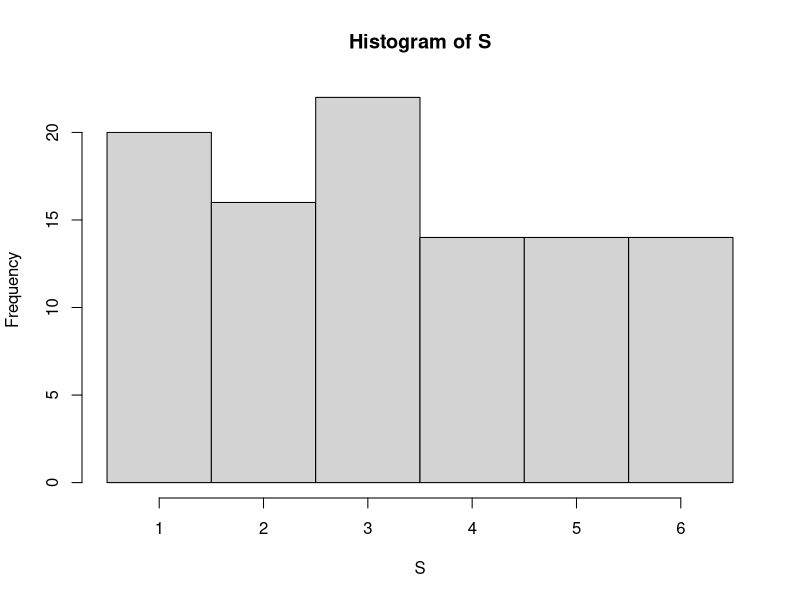
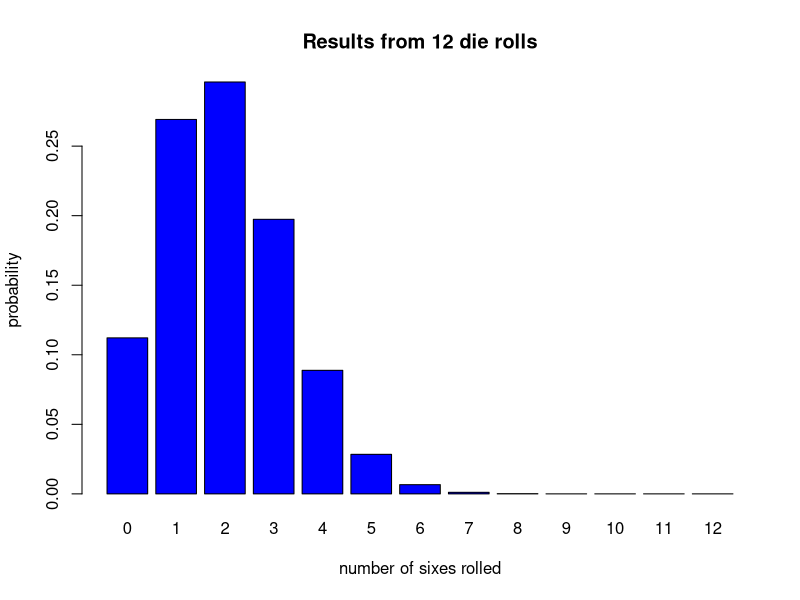
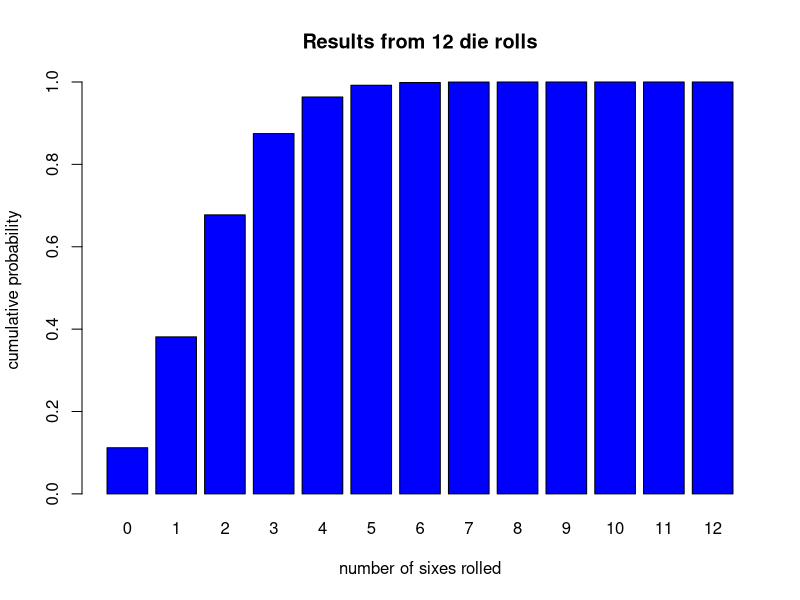
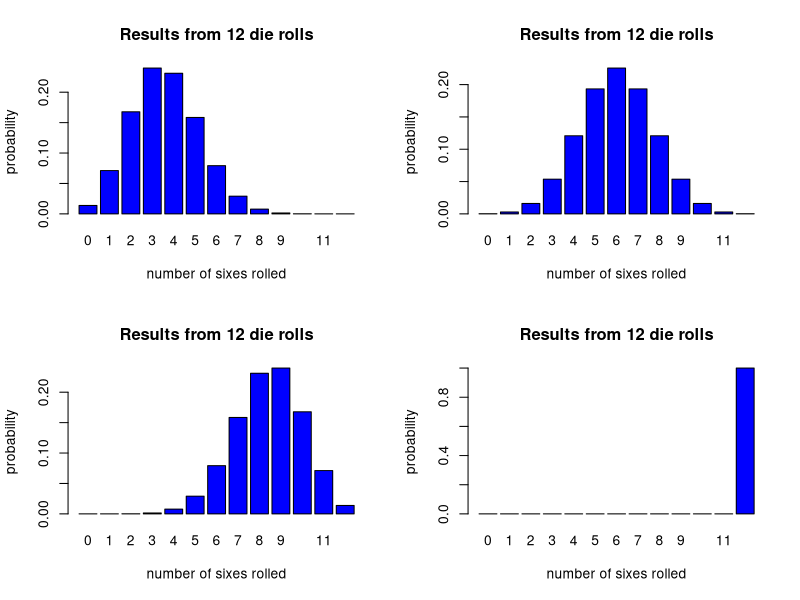
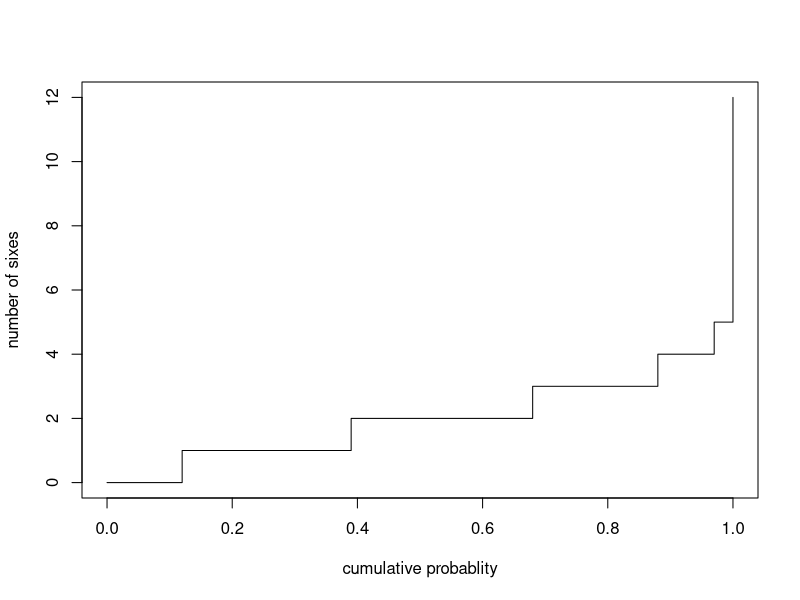
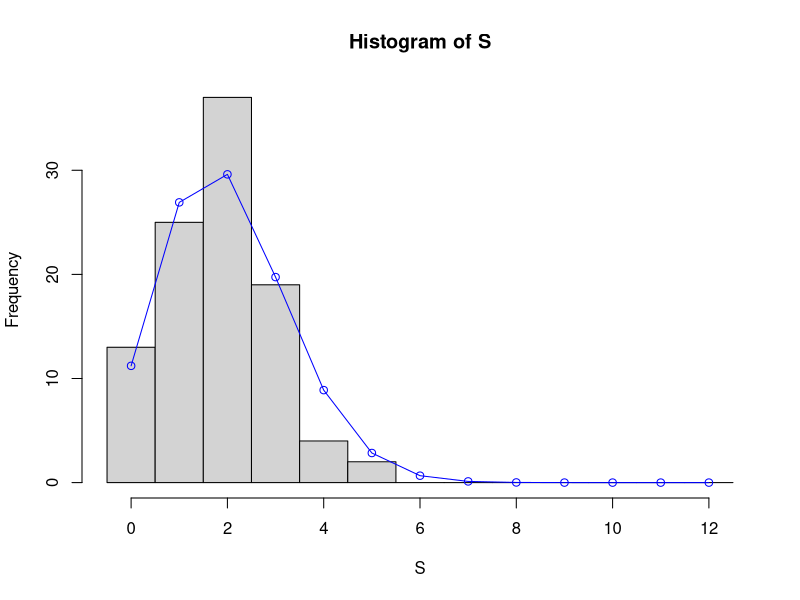
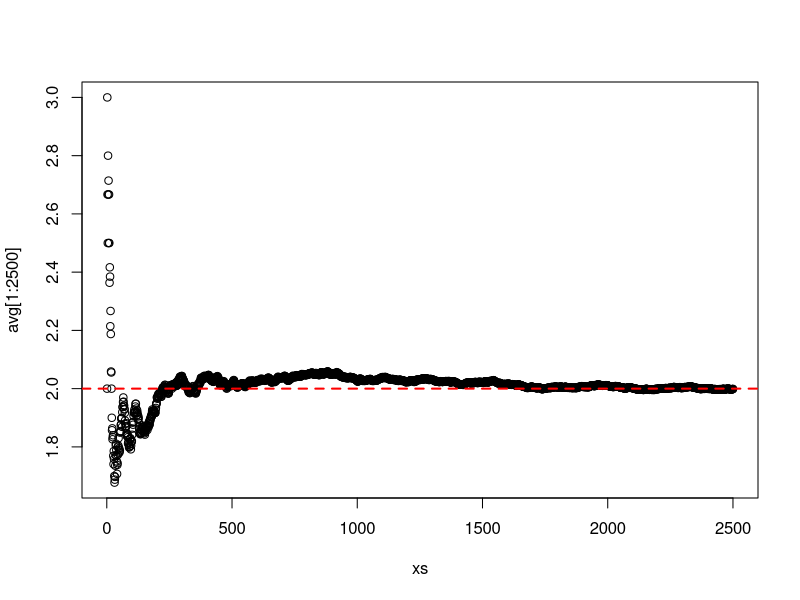
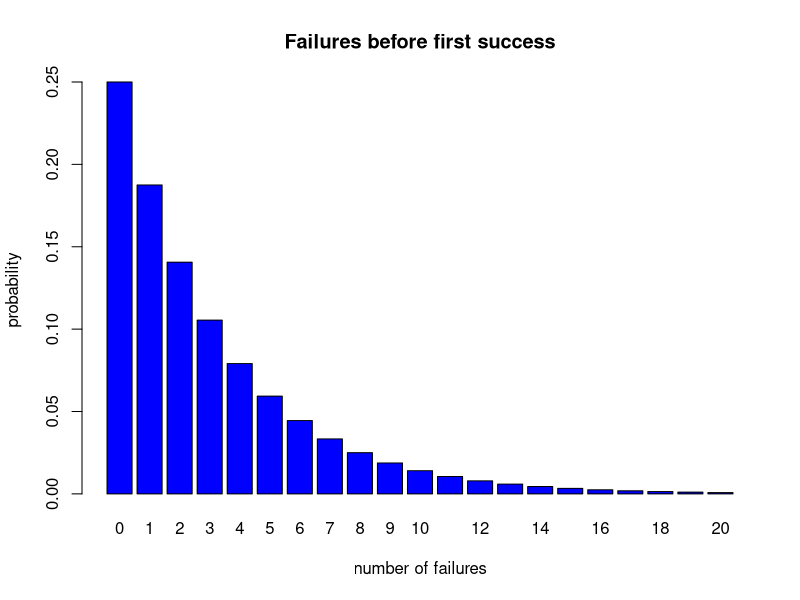

The R script that drew these images, in order: (Note: this script raises an error after producing the figures.)
# Probability distributions

## The discrete uniform distribution

### Rolling a die
D <- seq(1,6, by=1) # = seq(1,6) = 1:6 = c(1,2,3,4,5,6)

### Computing theoretical probabilities
#### Probability <= 4
length(D[D<=4])/length(D)

#### Probability == 3
length(D[D==3])/length(D)

#### Probability > 2
length(D[D>2])/length(D)

#### Probability <2 or >5
length(D[D<2 | D>5])/length(D)

#### Probability =2 and = 3
length(D[D==2 & D==3])/length(D)

### Computing theoretical moments

### Simulating outcomes
set.seed(77)
S <- sample(D, size=100, replace=TRUE)
S
table(S)
hist(S, breaks=(0.5:6.5))


### Computing empirical probabilities
#### Probability <= 4
length(S[S<=4])/length(S)

#### Probability == 3
length(S[S==3])/length(S)

#### Probability > 2
length(S[S>2])/length(S)

#### Probability <2 or >5
length(S[S<2 | S>5])/length(S)

#### Probability =2 and = 3
length(S[S==2 & S==3])/length(S)

### Computing empirical moments
mean(S)

median(S)

var(S)

sd(S)

skew <- sum((S - mean(S))^3)/length(S)
skew

coef_skew <- skew/(sd(S)^3)
coef_skew

## The binomial distribution

### X = "the number of sixes obtained when a fair die is thrown twelve times"
n <- 12
p <- 1/6

### Computing theoretical probabilities

#### P(X=4)
x <- 4
dbinom(x, n, p)

#### P(X=4 or X = 6)
sum(dbinom(c(4,6), n, p))

#### P(X <= 4)
sum(dbinom(0:4, n, p))
pbinom(4,n,p)

#### P(X < 4) = P(X <= 3)
pbinom(3,n,p)

#### P(X > 2)
sum(dbinom(3:12, n, p))
1 - pbinom(2, n, p)
pbinom(2, n, p, lower.tail=FALSE)

#### P(X >= 9) = 1 - P(X < 9) = 1 - P(X <= 8)
1 - pbinom(8, n, p)
pbinom(8, n, p, lower.tail = FALSE)

### Visualizing the distribution
#### varying x, constant p
xs <- 0:12
barplot(dbinom(xs,n,p),
        names=xs,
        xlab="number of sixes rolled",
        ylab="probability",
        main="Results from 12 die rolls",
        col="blue")

barplot(pbinom(xs,n,p),
        names=xs,
        xlab="number of sixes rolled",
        ylab="cumulative probability",
        main="Results from 12 die rolls",
        col="blue")

#### Varying x, varying p
par(mfrow=c(2,2))  #top left, top right, bot left, bot right

p <- 0.3
barplot(dbinom(xs,n,p),
        names=xs,
        xlab="number of sixes rolled",
        ylab="probability",
        main="Results from 12 die rolls",
        col="blue")

p <- 0.5
barplot(dbinom(xs,n,p),
        names=xs,
        xlab="number of sixes rolled",
        ylab="probability",
        main="Results from 12 die rolls",
        col="blue")

p <- 0.7
barplot(dbinom(xs,n,p),
        names=xs,
        xlab="number of sixes rolled",
        ylab="probability",
        main="Results from 12 die rolls",
        col="blue")

p <- 1
barplot(dbinom(xs,n,p),
        names=xs,
        xlab="number of sixes rolled",
        ylab="probability",
        main="Results from 12 die rolls",
        col="blue")
par(mfrow=c(1,1))

### Computing theoretical moments
#### Computing the mean
n <- 12
p <- 1/6
xs <- 0:12
sum(xs * dbinom(xs, n, p))

### Computing quantiles
n <- 12
p <- 1/6

#### P(X <= 4)
pbinom(4, n, p)
#### Find x such that P(X <= x) = 0.96365
qbinom(0.9636499, n, p)

#### Find x such that P(X <= x) = 0.9
qbinom(0.899, n, p)
#### check
c(pbinom(3, n, p), pbinom(4, n, p))

#### Find x such that P(X > x) = 0.6
qbinom(1-0.599, n, p)
qbinom(0.599, n, p, lower.tail = FALSE)
#### check
c(pbinom(1, n, p), pbinom(2, n, p))

#### Computing the median i.e. find x : P(X <= x) = 0.5
qbinom(0.499, n, p)
c(pbinom(1, n, p), pbinom(2, n, p))

#### Find the interquartile range i.e. difference between upper and lower quartile)
qbinom(0.7499, n, p) - qbinom(0.2499, n, p)

### Quantile step graph
probs <- seq(0, 1, by=0.01)
probs
plot(probs,
     qbinom(probs, n, p),
     type="s",
     xlab="cumulative probablity",
     ylab="number of sixes")

### Simulating outcomes
n <- 12
p <- 1/6

set.seed(31)
trials <- 100 # sample size sampN?
S <- rbinom(trials, n, p)
S
table(S)
hist(S, breaks=(-0.5:12.5))
xs <- 0:12
lines(xs, trials * dbinom(xs, n, p), type="o", col="blue")

### Computing empirical probabilities
#### P(X = x)
table(S) / length(S)
#### check
round(dbinom(0:12, n, p), 2)

#### P(X <= 2)
c(length(S[S<=2]) / length(S), pbinom(2, n, p))

#### P(X > 4)
c(length(S[S>4]) / length(S), 1-pbinom(4, n, p))

### Computing empirical moments

#### The mean
c(mean(S), n * p)

#### The median
c(median(S), qbinom(0.499, n, p))

#### The interquartile range
c(quantile(S, 0.75)-quantile(S, 0.25), qbinom(0.7499, n, p)-qbinom(0.2499, n, p))

#### The variance
c(var(S), n * p * (1 - p))

#### The coefficient of skewness (+ve skewed as tail is in +ve direction)
skew <- sum((S - mean(S))^3) / length(S) # third central moment
c(skew / sd(S)^3, (1 - 2 * p) / sqrt( n * p * (1 - p)))

### Long-term trend of the mean
n <- 12
p <- 1/6

set.seed(31)
S <- rbinom(2500, n, p)
table(S)

avg <- rep(0, 2500)
for (k in 1:2500) {
  avg[k] <- mean(S[1:k])
}

xs <- 1:2500
plot(xs, avg[1:2500])
abline(h = 2, col="red", lty = 2, lwd = 2)

## The geometric distribution

# X = "the total number of phone calls made to obtain the first sale"
# X ~ Geo1(p) where p is the probability that a phone call leads to a sale.
p <- 0.25
x <- 3

# P(X = 3)
(1 - p)^(x - 1) * p

# Y = the number of phone calls before the first sale
# Y ~ Geo2(p)
# Y = X - 1
y <- x - 1

# P(X = 3) = P(X = 2 + 1) = P(X - 1 = 2) = P(Y = 2)
(1 - p)^y * p
dgeom(y, p)

### Visualization
ys <- 0:20
p <- 0.25

barplot(dgeom(ys, p),
        names=ys,
        xlab="number of failures",
        ylab="probability",
        main="Failures before first success",
        col="blue")

barplot(dgeom(ys+1, p),
        names=ys+1,
        xlab="number of trials i.e. phone calls",
        ylab="probability",
        main="Trials until first success",
        col="blue")

#### Varying x, varying p
par(mfrow=c(2,2))  #top left, top right, bot left, bot right

for (k in c(0.2, 0.4, 0.6, 0.8)) {
  barplot(dgeom(ys, p=k),
          names=ys,
          xlab="number of failures",
          ylab="probability",
          main=k,
          col="blue")
}

par(mfrow=c(1,1))

plot(ys, pgeom(ys, p=0.25), type="s")

### Computing theoretical probabilities
p <- 0.25

# P(1 <= X <= 3) = P(0 <= Y <= 2)
pgeom(2,p)

# P(Y > 4)
1 - pgeom(4,p)

### Computing theoretical moments
p <- 0.25

# E(Y)
ys <- 0:100
c(sum(ys * dgeom(ys,p)), (1 - p)/p)

### Computing quantiles
p <- 0.25

#Find y such that P(Y <= y) = 0.7
qgeom(0.699, p)
#check
c(pgeom(3,p), pgeom(4,p))

#Find the median
c(pgeom(1,p), pgeom(qgeom(0.499, p), p), pgeom(2,p))

### Simulations
p <- 0.25

set.seed(43)
S <- rgeom(500, p)
S
table(S)
hist(S, breaks = (-0.5:21.5))
ys <- 0:21
lines(ys, 500*dgeom(ys,p), type="o", col="blue")

### Computing empirical probabilities
p <- 0.25

#P(Y=y)
table(S)/length(S)
round(dgeom(0:21, p), 3)

#P(Y <= 2)
c(length(S[S<=2])/length(S), pgeom(2,p))

#P(Y > 4)
c(length(S[S>4])/length(S), 1-pgeom(4,p))

### Computing empirical moments
p <- 0.25

#The mean
c(mean(S), (1 - p)/p)

#The upper quartile
c(quantile(S, 0.75), qgeom(0.7499, p))

### The long-term trend of the mean
p <- 0.25

avg <- rep(0, 500)

xs <- 1:500

for (k in xs) {
  avg[k] <- mean(S[1:k])
}


plot(xs, avg)
abline(h=(1 - p)/p, col="red", lty=2, lwd=2)

## The negative binomial distribution
# X = "the total number of phone calls made to obtain the first sale"
# X ~ Geo1(p) where p is the probability that a phone call leads to 1 sale.
# X = "the total number of phone calls made to obtain the k sale"
# X ~ NBin1(k, p) 
# Geo1(p) = NBin1(1, p)
p <- 0.25
k <- 3

# Y = the number of failures made to obtain the k sales
# Y ~ NBin2(k, p)
# Y = X - k


#P(X = 5) = P(X = 2 + 3) = P(X - 3 = 2) = P(Y = 2)
x <- 5
y <- x - k
dnbinom(y, k, p)

### Visualization
ys <- 0:32
k <- 3
p <- 0.25

barplot(dnbinom(ys, k, p),
        names=ys,
        xlab="number of failures",
        ylab="probability",
        main="Failures before third success",
        col="blue")

#### Varying y, varying p
par(mfrow=c(2,2))  #top left, top right, bot left, bot right

for (j in c(0.2, 0.4, 0.6, 0.8)) {
  barplot(dnbinom(ys, k, p=j),
          names=ys,
          xlab="number of failures",
          ylab="probability",
          main=j,
          col="blue")
}

par(mfrow=c(1,1))

#Step graph
plot(ys, pnbinom(ys, k, p), type="s")

### Computing theoretical probabilities
k <- 3
p <- 0.25

# P(3 <= X <= 5) = P(0 <= Y <= 2)
pnbinom(2, k, p)

# P(Y > 5)
1 - pnbinom(5, k, p)

### Computing theoretical quantiles
#Find y: P(Y <= y) = 0.6 == least y : P(Y <= y) >= 0.6 (for nbinom is discrete)
qnbinom(0.599, k, p)
#check
c(pnbinom(8, k, p), pnbinom(qnbinom(0.599, k, p), k, p), pnbinom(9, k, p))

#Find x: P(X > x) = 0.1
#== x: P(X <=x) = 1 - 0.1
#== least x : P(X <= x) >= 1 - 0.1 (for nbinom is discrete)
qnbinom(1 - 0.1, k, p)
#check
c(pnbinom(16, k, p), pnbinom(qnbinom(1 - 0.1, k, p), k, p), pnbinom(17, k, p))

### Running simulations
k <- 3
p <- 0.25

set.seed(53)
S <- rnbinom(1000, k, p)
table(S)
hist(S, breaks = (-0.5:39.5))

ys <- 0:40
lines(ys, 1000*dnbinom(ys, k, p), type="o", col="blue")

### Computing empirical probabilities

#P(Y <= 2)
c(length(S[S<=2])/length(S), pnbinom(2, k,p))

#P(Y > 5)
c(length(S[S>5])/length(S), 1-pnbinom(5, k,p))

### Computing empirical quantiles
#x: P(X<=x) = 0.6
c(quantile(S, 0.6), qnbinom(0.599, k, p))

#x: P(X > x) = 0.1
c(quantile(S, 1-0.1), qnbinom(1-0.1, k, p))

### Computing empirical moments
c(mean(S), k * (1 - p)/p)

### (Sum j : 1 < j < k: Geo2(p)) = NBin(k, p)
set.seed(53)
SG <- rep(0, 1000)
for (j in 1:1000) {
  SG[j] <- sum(rgeom(k, p))
}
table(SG)
hist(SG, breaks = -0.5:56.5)

ys <- 0:60
lines(ys, 1000*dnbinom(ys, k, p), type="l", col="blue")

## The hypergeometric distribution

#A box contains k milk chocolates and N - k plain chocolates.
#n chocolates are eaten.
#Let X be the number of milk chocolates eaten.
# X ~ Hyp(x, k, N - k, n)


k <- 12
N <- 20
n <- 2

#P(X = 1)
x <- 1
dhyper(x, k, N - k, n)

### Visualizing the distribution
k <- 12
N <- 20
n <- 6

xs <- 0:6
barplot(dhyper(xs, k, N - k, n),
        names=xs,
        xlab="number of milk chocolates eaten",
        ylab="probability",
        main="Milk chocolates eaten",
        col="blue")

par(mfrow=c(2,2))  #top left, top right, bot left, bot right

for (j in c(4, 8, 12, 16)) {
  barplot(dhyper(xs, j, N - j, n),
          names=xs,
          xlab="number of milk chocolates",
          ylab="probability",
          main=j,
          col="blue")
}

par(mfrow=c(1,1))

#Step graph
plot(xs, phyper(xs, k, N - k, n), type="s")

### Computing theoretical probabilities
k <- 12
N <- 20
n <- 6

#P(X <= 2)
phyper(2, k, N - k, n)

#P(X > 4)
1 - phyper(4, k, N - k, n)

### Computing theoretical quantiles
# Find x : P(X <= x) = 0.8 == x : P(X <= x) >= 0.8
x <- qhyper(0.799, k, N - k, n)
x
#check
c(phyper(x - 1, k, N - k, n), 0.8, phyper(x, k, N - k, n))

### Running simulations
set.seed(63)
S <- rhyper(1000, k, N - k, n)
table(S)
hist(S, breaks=(0.5:6.5), ylim=c(0,350))
xs <- 0:6
lines(xs, 1000*dhyper(xs, k, N - k, n), type="o", col="blue")

### Computing empirical probabilities

#P(X = x)
table(S) / length(S)
round(dhyper(xs, k, N - k, n),  3)

#P(X <= 2)
c(length(S[S <= 2])/length(S), phyper(2, k, N - k, n))

#P(X > 4)
c(length(S[S > 4])/length(S), 1 - phyper(4, k, N - k, n))

### Computing empirical quantiles
# Find x : P(X <= x) = 0.8 == x : P(X <= x) >= 0.8
c(quantile(S, 0.8), qhyper(0.799, k, N - k, n))

### Computing empirical moments
c(mean(S), n * k/N)

### Hyp(k, N - k, n) ~ Bin(n, k/N) for large N
k <- 12
N <- 20

p <- k/N

xs <- 0:6
plot(xs, dbinom(xs, n, p),
     xlab="no. of successes",
     ylab="probability",
     type = "o",
     ylim=c(0,0.4))

lines(xs, dhyper(xs, k, N - k, n), type="o", col="red")

#### increase N 
N <- N * 50/20
k <- k * 50/20

p <- k/N

lines(xs, dhyper(xs, k, N - k, n), type="o", col="green")

#### increase N , must increase k to keep k/N constant
N <- N * 2
k <- k * 2

p <- k/N

lines(xs, dhyper(xs, k, N - k, n), type="o", col="blue")

### The poisson distribution

# The rate at which goals are scored in a football match is on average m.
#Let X be the number of goals scored in a match.
# X ~ Poi(m)

m <- 3

#P(X = 2)
x <- 2
dpois(x, m)

## Visualizing the distribution
xs <- 0:20
barplot(dpois(xs,m),
        names=xs,
        xlab="No. of goals",
        ylab="probability",
        main="Goals scored in a match",
        col="blue")

## Computing theoretical probabilities
#P(0 <= X <= 4)
ppois(4, m)

#P(X > 2)
1 -ppois(2,m)

## Computing theoretical quantiles
#Find x : P(X <= x) = 0.9
#= { discrete distribution }
#Find least x: 0.9 <= P(X <= x)
qpois(0.9, m)
#check
c(ppois(4,m), 0.9, ppois(5,m))


#Find x : P(X > x) = 0.4
#= { discrete distribution }
#Find least x: 0.4 <= P(X > x)
#=
#Find least x: 1-0.4 <= P(X <= x)
qpois(1-0.4,m)
qpois(0.9, m)

## Running simulations
set.seed(73)
S <- rpois(1000, m)
table(S)
hist(S, breaks=-0.5:10.5)
xs <- 0:10
lines(xs, 1000*dpois(xs,m), type="o", col="blue")

## Computing empirical probabilities
#P(X = x)
table(S)/length(S)
round(dpois(0:10, m), 3)

#P(X <= 4)
c(length(S[S<=4])/length(S), ppois(4,m))

#P(X > 2)
c(length(S[S>2])/length(S), 1-ppois(2,m))

### Computing empirical quantiles
c(quantile(S, 0.9), qpois(0.9,m))

### Computing empirical moments
c(mean(S), m)
c(var(S), m)

### Bin(n, p) = Poi(n * p) for large n and small p
xs <- 0:15
plot(xs, dpois(xs,m),
     xlab="no. of successes",
     ylab="probability",
     type="o",
     ylim=c(0,0.4))

#for (k in c(10,50,100)) {
  #Bin(k, m/k)
  k <- 10
  lines(xs, dbinom(xs, k, m/k),
        type="o",
        col="red")
  
  k <- 50
  lines(xs, dbinom(xs, k, m/k),
        type="o",
        col="green")
  
  k <- 100
  lines(xs, dbinom(xs, k, m/k),
        type="o",
        col="blue")
#}

## The exponential distribution
  
# The rate at which goals are scored in a football match is on average m.
#Let X be the number of goals scored in a match.
# X ~ Poi(m)
  
l <- 2

#pdf (Exp(l)) 4
x <- 4
dexp(x, l)

### Visualizing the pdf
xs <- seq(0, 10, by=0.01)

par(mfrow=c(2,2))

plot(xs, dexp(xs,l), type="l", col="blue", ylab="f(x)", main="PDF of Exp(2)")

#This doesn't work!!!
curve(dexp(xs, rate = l), 0, 10, col="green", ylab="f(x)", main="PDF of Exp(2)")

plot(xs, type="n", xlim=c(0,10), ylim=c(0,2), xlab="x", ylab="f(x)", main="PDF of Exp(2)")
lines(xs, dexp(xs,l), type="l", col="purple")

par(mfrow=c(1,1)) 

#### Varying lambda
l <- 2
plot(xs, type="n", xlim=c(0,10), ylim=c(0,2), xlab="x", ylab="f(x)", main="PDF of Exp(2)")
lines(xs, dexp(xs,l), type="l", col="purple")

l <- 1
lines(xs, dexp(xs,l), type="l", col="blue", lty=2)

l <- 0.5
lines(xs, dexp(xs,l), type="l", col="blue", lty=3)

legend("topright",
       title="PDF of Exp(l)",
       c("l=2", "l=1", "l=0.5"),
       lty=c(1,2,3),
       col=c("purple", "blue", "red"))

### Computing theoretical probabilities

#P(X <= 4) = P(X < 4) as distribution continuous
l <- 2
pexp(4, l)

#P(X > 4)
1 - pexp(4, l)

#P(2 < X <= 3) = P(X <= 3) - P(X < 2)
pexp(3,l) - pexp(2, l)

### Visualizing the cdf
xs <- seq(0, 10, by=0.01)

par(mfrow=c(2,2))

plot(xs, pexp(xs,l), type="l", col="blue", ylab="F(x)", main="CDF of Exp(2)")

#This doesn't work!!!
curve(pexp(xs, rate = l), 0, 10, col="green", ylab="F(x)", main="CDF of Exp(2)")

plot(xs, type="n", xlim=c(0,10), ylim=c(0,1),
     xlab="xs", ylab="F(x)", main="PDF of Exp(2)")
lines(xs, pexp(xs,l), type="l", col="purple")

par(mfrow=c(1,1)) 

### Computing theoretical quantiles
l <- 2
x <- 4
c(pexp(4, l), qexp(0.9996645, l))

#Find x: P(X <= x) = 0.9
qexp(0.9, l)
#check
pexp(1.151293, l)

#Find x: P(X > x) = 0.6
qexp(1-0.6, l)
#check
pexp(0.2554128, l)

ys <- seq(0, 1, by=0.01)
plot(ys, qexp(ys,l), type="l", xlab="cumulative probability", ylab="x")


#The median
c(qexp(0.5, l), pexp(0.3465736,l))

#The interquartile range
qexp(0.75, l)-qexp(0.25,l)

### Running simulations

#Suppose our random number is u.
#We want x : cdf (Exp(l)) = u
#A solution to the above equation is x := -log(1 - u)/l = qexp(u, l)
l <- 2
u <- 0.384
qexp(u,l) 

set.seed(31)
n <- 1000
S <- rexp(n, l)
#table(S) unhelpful as continuous
hist(S, prob=TRUE, xlab="simulated value", main="simulations from Exp(2)")
xs <- seq(0, 3.5, by=0.01)
lines(xs, dexp(xs, l), type="l", col="blue")


### Computing empirical probabilities
#P(X <= 2)
c(length(S[S<=2])/length(S), pexp(2,l))

#P(X > 1)
c(length(S[S>1])/length(S), 1 -pexp(1,l))

### Computing empirical moments
c(mean(S), 1/l)
c(var(S), 1/l^2)

skew <- sum((S-mean(S))^3)/length(S)
c(skew/sd(S)^3, 2)

### Computing empirical quantiles
c(median(S), qexp(0.5,l))

c(quantile(S, 0.75)-quantile(S,0.25),
  qexp(0.75, l)-qexp(0.25,l))


### Long-term trend of the mean
lam <- 2
set.seed(31)
S <- rexp(5000, lam)
avgs <- rep(0, 5000)
for (k in 1:5000) {
  avgs[k] <- mean(S[1:k])
}

xs <- 1:5000
plot(xs, avgs[1:5000])
abline(h=1/lam, col="red", lty=2, lwd=2)
  
## The gamma distribution
a <- 3
l <- 2
x <- 4
#pdf (Gam(a,l)) x
dgamma(x, a, l)


### Visualizing the pdf
xs <- seq(0, 10, by=0.01)

par(mfrow=c(2,2))

plot(xs, dgamma(xs,a, l), type="l", col="blue", ylab="f(x)", main="PDF of Gam(3,2)")

#This doesn't work!!!
curve(dgamma(xs, a, l), 0, 10, col="green", ylab="f(x)", main="PDF of Gam(3,2)")

plot(xs, type="n",
     xlim=c(0,10), ylim=c(0,0.6),
     xlab="x", ylab="f(x)", main="PDF of Gam(3,2)")
lines(xs, dgamma(xs,a,l), type="l", col="purple")

par(mfrow=c(1,1)) 

### Varying the parameter(s)

l <- 2
xs <- seq(0, 10, 0.01)

plot(xs, type="n",
     xlim=c(0,10), ylim=c(0,0.6),
     xlab="x", ylab="f(x)", main="PDF of Gam(3,2)")

a <- 3
lines(xs, dgamma(xs, a, l), type="l", col="purple", lty=1)

a <- 5
lines(xs, dgamma(xs, a, l), type="l", col="blue", lty=2)

a <- 10
lines(xs, dgamma(xs, a, l), type="l", col="red", lty=3)

a <- 0.5
lines(xs, dgamma(xs, a, l), type="l", col="green", lty=4)


### Visualizing the cdf
a <- 3
l <- 2
xs <- seq(0, 10, by=0.01)
plot(xs, pgamma(xs, a,l), type="l", col="blue",
     ylab="cdf (Gam(a,l)) x", main="CDF of Gamma(3,2)")

### Computing theoretical probabilities
a <- 3
l <- 2

#calculate P(X < 1.5)
pgamma(1.5, a, l)

#calculate P(X > 3)
1 - pgamma(3, a, l)

### Computing theoretical quantiles
#Find x such that P(X <= x) = 0.5768099
qgamma(0.5768099, a, l)

#Find x such that P(X > x) = 0.3, check answer
c(qgamma(1-0.3, a, l), 1 - pgamma(1.807784, a,l))

#The median
c(qgamma(0.5, a, l), pgamma(1.33703, a,l))

### Running simulations
set.seed(43)
n <- 500
S <- rgamma(n, a, l)

hist(S, prob=TRUE, ylim=c(0,0.6),
     xlab="simulated value", main="simulations from a Gamma(3,2))")
xs <- seq(0, 10, by=0.01)
lines(xs, dgamma(xs,a,l), type="l", col="blue")

### Computing empirical probabilities
#P(<1.5)
c(length(S[S < 1.5])/length(S), pgamma(1.5, a,l))

#P(>3)
c(length(S[S > 3])/length(S), 1-pgamma(3, a,l))


### Computing empirical quantiles
c(quantile(S,0.75), qgamma(0.75, a,l))
### Computing empirical moments
c(mean(S), a/l)

### Long-term trend of the mean
xbars <- rep(0,500)

for (k in 1:500) {
  xbars[k] <- mean(S[1:k])
}

xs <- 1:500
plot(xs, xbars)
abline(h = a/l, col="red", lty=2, lwd=2)

## The chi-square distrbution
#Chi(v) = Gamma(v/2, 0.5)
v <- 4
a <- v/2
l <- 1/2

x <- 4
c(dchisq(x,v), dgamma(x, v/2, 1/2))

### Visualizing the pdf
v <- 4
xs <- seq(0,20, by=0.01)
plot(xs, dchisq(xs,v), type="l", col="blue",
     ylab="pdf (Chi(v)) x", main="PDF of Chi(4)")

v <- 6
lines(xs, dchisq(xs, v), type="l", col="purple", lty=2)

v <- 10
lines(xs, dchisq(xs, v), type="l", col="red", lty=2)

# v = 2 => Chi(v) = Gamma(1, 0.5) =  Exp(0.5)
v <- 2
lines(xs, dchisq(xs, v), type="l", col="green", lty=2)

### Visualizing the cdf
### Computing theoretical probabilities
v <- 4

#P(X < 1.5)
pchisq(1.5, v)

#P(X > 3)
1 - pchisq(3,v)

### Computing theoretical quantiles
# x: P(X <= x) = 0.1733585
c(qchisq(0.1733585, v), pchisq(1.5, v))

#x : P(X <= x) = 0.5 i.e. median
c(qchisq(0.5, v), pchisq(3.356694, v))

### Running simulations
set.seed(47)

n <- 1000
S <- rchisq(n,v)

hist(S, prob=TRUE, ylim=c(0,0.2),
     xlab="Simulated value", main="simulations from Chi(4)")

range(S)
xs <- seq(0, 25, by=0.01)
lines(xs, dchisq(xs, v), type="l", col="blue")

### Computing empirical probabilities
#P(X < 1.5)
c(length(S[S < 1.5])/length(S), pchisq(1.5, v))

### Computing empirical quantiles
### Computing empirical moments
c(mean(S), v)

c(var(S) , 2 * v)

### X ~ Gam(a, l) == 2 * l * x = Chi(2 * a)
a <- 2
l <- 1.5
x <- 4
#P(X > 4) = P(2 * l * X > 12)
c(1 - pgamma(x, a, l), 1 - pchisq(2 * l * x, 2 * a))

## The continuous uniform distribution
a <- 0
b <- 2
#pdf (Uni(a,b)) x = 1/(b-a)
c(dunif(0.6, a, b), 1/(b-a))

### Visualizing the pdf
### Varying the parameter(s)
### Visualizing the cdf
### Computing theoretical probabilities
#P(X < 1.2)
a <- 0
b <- 2
punif(1.2, a, b)

#P(X > 0.3)
1 - punif(0.3,a,b)

### Computing theoretical quantiles
#Find x : P(X <= x) = 0.6
c(qunif(0.6,a,b), punif(1.2,a,b))

### Running simulations
#If we generate a random number u from Uni(0,1)
#we can simulate x from distribution with cdf F 
#by solving x:  u = F.x

#Simulate 1000 values from an Exp(0.5) distribution.
set.seed(53)
u <- runif(1000, 0, 1)
#Solve x: u = cdf (Exp(0.5)) = 1 - exp(-0.5x)
# x = -2 * ln(1 - u)
x <- -2 * log(1 - u)
hist(x, prob=TRUE)
range(x)
xs <- seq(0, 15, by=0.1)
lines(xs, dexp(xs, 0.5), type="l", col="blue")

### Computing empirical probabilities
### Computing empirical quantiles
### Computing empirical moments
### Long-term trend of the mean

## The beta distribution
a <- 2
b <- 3
x <- 0.6
c(dbeta(x, a, b), 0, 0)

### Visualizing the pdf
xs <- seq(0,1, by=0.01)
plot(xs, dbeta(xs, a, b), type="l", col="blue",
     ylab="pdf x", main="PDF of Beta(2,3)")

### Varying the parameter(s)
### Visualizing the cdf

### Computing theoretical probabilities
a <- 2
b <- 3

#P(X < 0.8)
pbeta(0.8, a, b)

#P(X > 0.3)
1 - pbeta(0.3, a, b)

### Computing theoretical quantiles
#Find x: P(X <= x) = 0.6
c(qbeta(0.6, a, b), pbeta(0.4445, a,b))

### Running simulations
set.seed(53)

n <- 1000
S <- rbeta(n, a, b)

hist(S, prob=TRUE, ylim=c(0,1.8),
     xlab="simulated value", main="simulations from a Beta(a,b)")

range(S)
xs <- seq(0, 1, by = 0.01)
lines(xs, dbeta(xs, a, b), type="l", col="blue")

### Computing empirical probabilities
a <- 2
b <- 3

#P(X > 0.3)
c(length(S[S>0.3])/length(S), 1 - pbeta(0.3,a,b))

### Computing empirical quantiles
#x : P(X <= x) = 0.5 
c(median(S), qbeta(0.5, a, b))

### Computing empirical moments
c(mean(S), a/(a+b))
### Long-term trend of the mean

## The normal distribution
m <- 10
s <- 2

x <- 8
dnorm(x, m, s)

### Visualizations
xs <- seq(3, 17, by=0.01)
plot(xs, dnorm(xs, m, s), type="l", col="blue",
     ylab="pdf (Norm(m, s^2)) x", main="PDF of N(10,2^2)")


### Varying the parameter(s)
### Visualizing the cdf
### Computing theoretical probabilities
#P(X < 12)
pnorm(12, m, s)

#P(X > 9)
1-pnorm(9, m, s)

### Computing theoretical quantiles
#Find x: P(X <= x) = 0.8, check
c(qnorm(0.8, m, s), pnorm(11.68324,m, s))

### Running simulations
set.seed(59)

n <- 1000
S <- rnorm(n,m,s)
hist(S, prob=TRUE, xlab="simulated value", main="simulations from N(10, 2^2)")
range(S)
xs <- seq(3,16, by=0.01)
lines(xs, dnorm(xs, m, s), type="l", col="blue")

### Computing empirical probabilities
#P(X > 9)
c(length(S[S>9])/length(S), 1-pnorm(9, m, s))

### Computing empirical quantiles
#x: P(X < x) = 0.8
c(quantile(S,0.8), qnorm(0.8, m, s))

### Computing empirical moments
c(mean(S), m)
c(sd(S), s)

### Generating random simulations with exact mean and sd
set.seed(59)

n <- 1000
Z <- rnorm(n, 0, 1)
c(mean(Z), sd(Z))

Z <- (Z - mean(Z))/sd(Z)
c(mean(Z), sd(Z))

S <- Z*s + m
c(mean(S), sd(S))

## The lognormal distribution
m <- 5
s <- 2

x <- 50
dlnorm(x, m, s)

### Visualizing 
xs <- seq(0, 100, by=0.1)
plot(xs, dlnorm(xs, m, s), type="l", col="blue",
     ylab="pdf (LogN(m, s^2)) x", main="PDF of LogN(5, 2^2)")
### Varying the parameter(s)
### Visualizing the cdf

### Computing theoretical probabilities
#P(X <  100)
plnorm(100, m, s)

#P(X > 500)
1 - plnorm(500, m, s)

### Computing theoretical quantiles
# x : P(X <= x) = 0.9
qlnorm(0.9, m, s)

### Running simulations
set.seed(59)

n <- 1000
S <- rlnorm(n, m, s)
hist(S, prob=TRUE, 
     xlab="simulated value", main="simulations from LogN(5, 2^2)")
round(range(S,1))
xs <- seq(0, 55000, by=1)
lines(xs, dlnorm(xs, m, s), type="l", col="blue")

### Computing empirical probabilities
#P(X < 100)
c(length(S[S<100])/length(S), plnorm(100, m, s))

### Computing empirical quantiles
c(quantile(S, 0.9), qlnorm(0.9,m,s))

### Computing empirical moments
c(mean(S), exp(m+0.5 * s^2))
c(var(S), exp(m*2 + s^2) * exp(s^2)-1) #difference warrants using larger n in rlnorm

### Computing simulations with exact mean and sd

## The t distribution
v <- 10

x <- 2
dt(x, v
   )
### Visualizing the pdf
xs <- seq(-4, 4, by=0.01)
plot(xs, dt(xs,v), type="l", col="blue",
     ylab="pdf x", main="PDF of Stu(10)")

### Varying the parameter(s)
### Visualizing the cdf
### Computing theoretical probabilities
#P(X < -0.5)
pt(-0.5, v)

#P(X > 1.5)
1 - pt(1.5, v)

### Computing theoretical quantiles
# x: P(X <= x) = 0.7, check
c(qt(0.7, v), pt(0.541528, v))

### Running simulations
set.seed(61)

n <- 1000
S <- rt(n, v)
hist(S, prob=TRUE, ylim=c(0,0.4), 
     xlab="simulated value", main="simulations from Stu(10)")
round(range(S,1))
xs <- seq(-5, 4, by=0.01)
lines(xs, dt(xs, v), type="l", col="blue")

### Computing empirical probabilities
#P(X < -0.5)
c(length(S[S < -0.5])/length(S), pt(-0.5, v))

### Computing empirical quantiles
c(quantile(S, 0.7), qt(0.7, v))

### Computing empirical moments
c(mean(S))
c(var(S))


## The Fisher "F" distribution
v <- 2
w <- 3

x <- 2
df(x, v, w)

### Visualizing the pdf
xs <- seq(0, 4, by=0.01)
plot(xs, df(xs,v, w), type="l", col="blue",
     ylab="pdf x", main="PDF of Fisher(2,3)")

### Varying the parameter(s)
### Visualizing the cdf

### Computing theoretical probabilities
#P(X < 0.8)
pf(0.8, v, w)

#P(X > 2)
1 - pf(2, v,w)

### Computing theoretical quantiles
# x: P(X <= x) = 0.6, check
c(qf(0.6, v, w), pf(1.263024, v, w))

### Running simulations
set.seed(63)

n <- 10000
S <- rf(n, v, w)
hist(S, prob=TRUE,
     xlab="simulated value", main="simulations from Fisher(2,3)")
round(range(S,1))
xs <- seq(0, 511, by=0.01)
lines(xs, df(xs, v, w), type="l", col="blue")

### Computing empirical probabilities
#P(X > 2)
c(length(S[S > 2])/length(S), 1 - pf(2, v,w))

### Computing empirical quantiles
c(quantile(S, 0.6), qf(0.6, v, w))

## Conditional to unconditional moments
#Annual claim numbers, X, come from a Poission distribution
#with mean M, M ~ Gamma(a,b)

#Find the empirical mean and variance for the annual claims.
a <- 5
b <- 2

set.seed(71)
n <- 10000
xs <- rep(0,n)
for (k in 1:n) {
  m <- rgamma(1, a, b)
  xs[k] <- rpois(1,m)
}

# E.X
#= 
# E(E(X|M))
#= X|M ~ Poi(M), 
# E(Poi(M))
#= E(Poi(M))=M
# E(M)
#= M ~ Gamma(a,b)
# E(Gamma(a,b))
#= tables
# a/b
c(mean(xs), a/b)

# V.X
#=
# E(V.(X|M)) + V(E(X|M))
#= 
# E(V(Poi(M))) + V(E(Poi.M))
#=
# E.M + V.M
#= M ~ Gamma(a,b)
# a/b + a/b^2
c(var(xs), a/b + a/b^2)

### Visualizing the conditional distribution
range(xs)
hist(xs, prob=TRUE, breaks=c(-0.5:14.5))

#X ~ Poi(Gamma(a,b)) = Nbin2(a, b/(b+1))
lines(0:14, dnbinom(0:14, a, b/(b+1)), type="o", col="blue")

c(length(xs[xs <= 6])/length(xs), pnbinom(6, a, b/(b+1)))


## 
### Visualizing the pdf
### Varying the parameter(s)
### Visualizing the cdf
### Computing theoretical probabilities
### Computing theoretical quantiles
### Running simulations
### Computing empirical probabilities
### Computing empirical quantiles
### Computing empirical moments
### Long-term trend of the mean